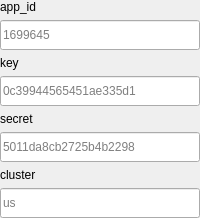
                 <widget class="QWidget" name="pusher_settings_tab">
                  <attribute name="title">
                   <string>Pusher</string>
                  </attribute>
                  <layout class="QVBoxLayout" name="pusher_settings_tab_lay">
                   <property name="leftMargin">
                    <number>0</number>
                   </property>
                   <property name="topMargin">
                    <number>0</number>
                   </property>
                   <property name="rightMargin">
                    <number>0</number>
                   </property>
                   <property name="bottomMargin">
                    <number>0</number>
                   </property>
                   <item>
                    <widget class="QLabel" name="pusher_app_id_label">
                     <property name="sizePolicy">
                      <sizepolicy hsizetype="Expanding" vsizetype="Minimum">
                       <horstretch>0</horstretch>
                       <verstretch>0</verstretch>
                      </sizepolicy>
                     </property>
                     <property name="maximumSize">
                      <size>
                       <width>16777215</width>
                       <height>50</height>
                      </size>
                     </property>
                     <property name="text">
                      <string>app_id</string>
                     </property>
                    </widget>
                   </item>
                   <item>
                    <widget class="QLineEdit" name="pusher_app_id_box">
                     <property name="minimumSize">
                      <size>
                       <width>0</width>
                       <height>30</height>
                      </size>
                     </property>
                     <property name="placeholderText">
                      <string>1699645</string>
                     </property>
                    </widget>
                   </item>
                   <item>
                    <widget class="QLabel" name="pusher_key_label">
                     <property name="text">
                      <string>key</string>
                     </property>
                    </widget>
                   </item>
                   <item>
                    <widget class="QLineEdit" name="pusher_key_box">
                     <property name="minimumSize">
                      <size>
                       <width>0</width>
                       <height>30</height>
                      </size>
                     </property>
                     <property name="placeholderText">
                      <string>0c39944565451ae335d1</string>
                     </property>
                    </widget>
                   </item>
                   <item>
                    <widget class="QLabel" name="pusher_secret_label">
                     <property name="sizePolicy">
                      <sizepolicy hsizetype="Expanding" vsizetype="Minimum">
                       <horstretch>0</horstretch>
                       <verstretch>0</verstretch>
                      </sizepolicy>
                     </property>
                     <property name="maximumSize">
                      <size>
                       <width>16777215</width>
                       <height>50</height>
                      </size>
                     </property>
                     <property name="text">
                      <string>secret</string>
                     </property>
                    </widget>
                   </item>
                   <item>
                    <widget class="QLineEdit" name="pusher_secret_box">
                     <property name="minimumSize">
                      <size>
                       <width>0</width>
                       <height>30</height>
                      </size>
                     </property>
                     <property name="placeholderText">
                      <string>5011da8cb2725b4b2298</string>
                     </property>
                    </widget>
                   </item>
                   <item>
                    <widget class="QLabel" name="pusher_cluster_label">
                     <property name="text">
                      <string>cluster</string>
                     </property>
                    </widget>
                   </item>
                   <item>
                    <widget class="QLineEdit" name="pusher_cluster_box">
                     <property name="minimumSize">
                      <size>
                       <width>0</width>
                       <height>30</height>
                      </size>
                     </property>
                     <property name="placeholderText">
                      <string>us</string>
                     </property>
                    </widget>
                   </item>
                  </layout>
                 </widget>
